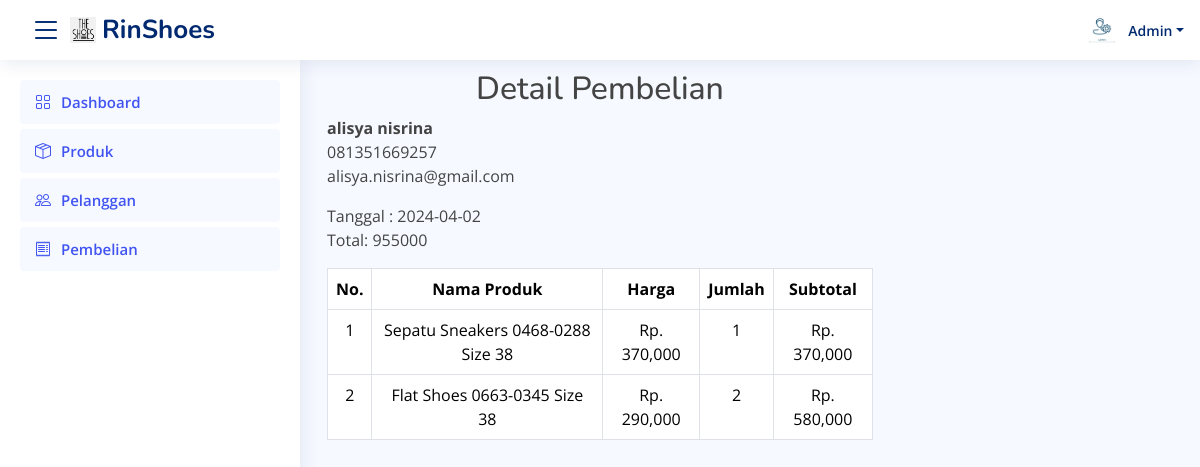
The page /admin/index.php?halaman=detail&id=27 (signed in) on the database its author committed.
### tables this page shows
CREATE TABLE `pembelian` (
  `id_pembelian` int(11) NOT NULL,
  `id_pelanggan` int(11) NOT NULL,
  `id_ongkir` int(11) NOT NULL,
  `tanggal_pembelian` date NOT NULL,
  `total_pembelian` int(11) NOT NULL,
  `nama_kota` varchar(100) NOT NULL,
  `tarif` int(11) NOT NULL,
  `alamat_pengiriman` text NOT NULL,
  `status_pembelian` varchar(100) NOT NULL DEFAULT 'Pending'
);

CREATE TABLE `pelanggan` (
  `id_pelanggan` int(11) NOT NULL,
  `email_pelanggan` varchar(50) DEFAULT NULL,
  `password_pelanggan` varchar(150) DEFAULT NULL,
  `nama_pelanggan` varchar(50) DEFAULT NULL,
  `nohp_pelanggan` varchar(13) DEFAULT NULL
);

CREATE TABLE `pembelian_produk` (
  `id_pembelian_produk` int(11) NOT NULL,
  `id_pembelian` int(11) NOT NULL,
  `id_produk` int(11) NOT NULL,
  `jumlah` int(11) NOT NULL,
  `nama` varchar(100) NOT NULL,
  `harga` int(11) NOT NULL,
  `subharga` int(11) NOT NULL
);

CREATE TABLE `produk` (
  `id_produk` int(11) NOT NULL,
  `nama_produk` varchar(50) NOT NULL,
  `harga_produk` int(11) NOT NULL,
  `foto_produk` varchar(100) NOT NULL,
  `deskripsi_produk` varchar(100) NOT NULL,
  `stok_produk` int(11) NOT NULL
);

### admin/detail.php (the view)
<?php
    require "../koneksi.php";
?>
<link href="../assets/css/style.css" rel="stylesheet">
<h2 class="text-center title-container">Detail Pembelian</h2>
<?php
    if(isset($_GET['id']) && !empty($_GET['id'])) {
        $id_pembelian = $_GET['id'];
        $sql = mysqli_query($koneksi, "SELECT * FROM pembelian JOIN pelanggan
            ON pembelian.id_pelanggan = pelanggan.id_pelanggan
            WHERE pembelian.id_pembelian = '$id_pembelian'");
        $detail = mysqli_fetch_assoc($sql);
        if($detail) {
?>
<div class="container">
    <div class="row justify-content-center">
        <div class="col-lg-6">
            <strong><?php echo $detail['nama_pelanggan'];?></strong> <br>
            <p>
                <?php echo $detail['nohp_pelanggan'];?> <br>
                <?php echo $detail['email_pelanggan'];?>
            </p>
            <p>
                Tanggal : <?php echo $detail['tanggal_pembelian'];?> <br>
                Total: <?php echo $detail['total_pembelian'];?>
            </p>
            <table class="table table-bordered">
                <thead>
                    <tr>
                        <th class="text-center">No.</th>
                        <th class="text-center">Nama Produk</th>
                        <th class="text-center">Harga</th>
                        <th class="text-center">Jumlah</th>
                        <th class="text-center">Subtotal</th>
                    </tr>
                </thead>
                <tbody>
                    <?php
                        $nomor=1;
                        $sql_produk = mysqli_query($koneksi, "SELECT * FROM pembelian_produk JOIN produk
                            ON pembelian_produk.id_produk = produk.id_produk
                            WHERE pembelian_produk.id_pembelian ='$id_pembelian'");
                        while ($pecah = mysqli_fetch_assoc($sql_produk)) {
                    ?>
                    <tr class="text-center">
                        <td><?php echo $nomor;?></</td>
                        <td><?php echo $pecah['nama_produk'];?></td>
                        <td>Rp. <?php echo number_format ($pecah['harga_produk']);?></td>
                        <td><?php echo $pecah['jumlah'];?></td>
                        <td>Rp.
                            <?php echo number_format($pecah['harga_produk']*$pecah['jumlah']);?>
                        </td>
                    </tr>
                    <?php $nomor++ ?>
                    <?php } ?>
                </tbody>
            </table>
        </div>
    </div>
</div>
<?php
        } else {
            echo "<p class='text-center'>Pembelian tidak ditemukan.</p>";
        }
    } else {
        echo "<p class='text-center'>Parameter id_pembelian tidak ditemukan.</p>";
    }
?>

### assets/css/style.css (style rules this page uses)
:root { scroll-behavior: smooth; }
body { font-family: "Open Sans", sans-serif; background: #f6f9ff; color: #444444; }
h1, h2, h3, h4, h5, h6 { font-family: "Nunito", sans-serif; }
.title-container { margin-top: 70px; }

### rows shown on the page
pembelian: id_pelanggan.nama_pelanggan "alisya nisrina", id_pelanggan.nohp_pelanggan "081351669257", id_pelanggan.email_pelanggan "alisya.nisrina@gmail.com", tanggal_pembelian "2024-04-02", total_pembelian "955000"
pembelian_produk: id_produk.nama_produk "Sepatu Sneakers 0468-0288 Size 38", id_produk.harga_produk "370,000", jumlah "1", $pecah['harga_produk']*$pecah['jumlah'] "370,000"
pembelian_produk: id_produk.nama_produk "Flat Shoes 0663-0345 Size 38", id_produk.harga_produk "290,000", jumlah "2", $pecah['harga_produk']*$pecah['jumlah'] "580,000"
